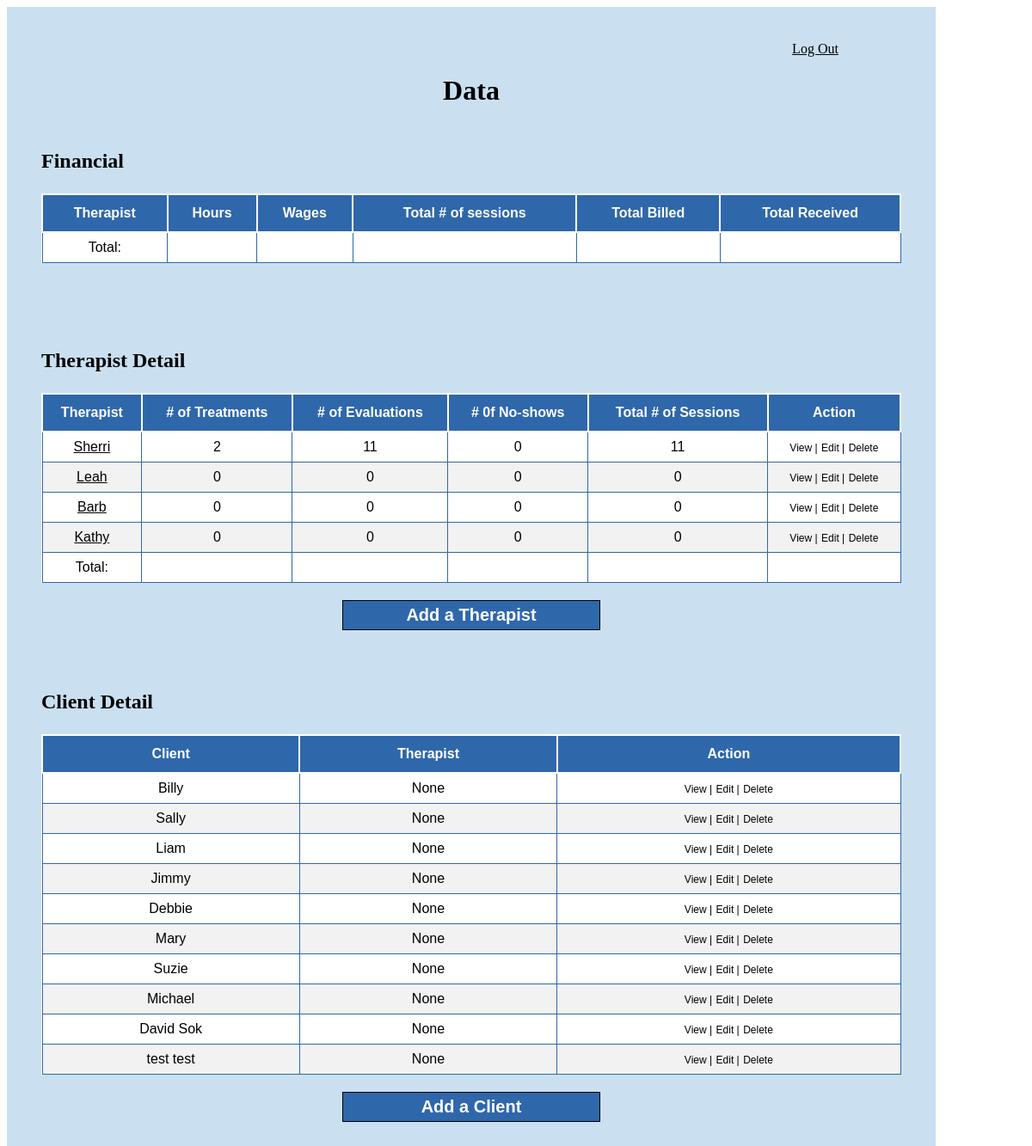
The app's page /main with its own data.
### dataApp/models.py (models this page shows)
class Therapist(models.Model):
    name = models.TextField()
    hours = models.IntegerField()
    wages = models.DecimalField(decimal_places=2, max_digits=8)
    created_at = models.DateTimeField(auto_now_add=True)
    updated_at = models.DateTimeField(auto_now=True)
    objects = TherapistManager()

class Client(models.Model):
    name = models.CharField(max_length=255)
    sessions = models.IntegerField()
    evaluation = models.IntegerField()
    noshow = models.IntegerField()
    therapists = models.ManyToManyField(Therapist, related_name = "clients")
    copay = models.DecimalField(decimal_places=2, max_digits=8)
    insurance_amt = models.DecimalField(decimal_places=2, max_digits=8)
    total_charges = models.DecimalField(decimal_places=2, max_digits=8)
    created_at = models.DateTimeField(auto_now_add=True)
    updated_at = models.DateTimeField(auto_now=True)
    objects = ClientManager()

### dataApp/views.py (the view)
# urls.py: path('main', views.main),
def main(request):
    all_therapists = Therapist.objects.all()
    all_clients = Client.objects.all()
    session_dict = {}
    evaluation_dict = {}
    noshow_dict = {}
    for therapist in all_therapists:
        sum_sessions = therapist.clients.all().aggregate(Sum('sessions'))
        session_dict[therapist.id] = sum_sessions['sessions__sum']
        sum_evaluations = therapist.clients.all().aggregate(Sum('evaluation'))
        evaluation_dict[therapist.id] = sum_evaluations['evaluation__sum']
        sum_noshows = therapist.clients.all().aggregate(Sum('noshow'))
        noshow_dict[therapist.id] = sum_noshows['noshow__sum']
    context ={
        'all_therapists' : Therapist.objects.all(),
        'all_clients': Client.objects.all(),
        'session_dict': session_dict,
        'evaluation_dict': evaluation_dict,
        'noshow_dict': noshow_dict
    }
    return render(request, "main.html", context)

### dataApp/templates/main.html (shortened to what this page needs)
<!DOCTYPE html>
<html lang="en">
<head>
    {% load static %}
    <link rel="stylesheet" href="{% static 'css/style.css' %}">
</head>
<body>
    <div class = wrapper>
            <a href = "/" class = "logout">Log Out</a>
        <h1 class = "center_heading">Data</h1>
        <div>
            <h3 class = "sub_heading">Financial</h3>
            <table id = "money">
                <thead>
                    <tr>
                        <th>Therapist</th>
                        <th>Hours</th>
                        <th>Wages</th>
                        <th>Total # of sessions</th>
                        <th>Total Billed</th>
                        <th>Total Received</th>
                    </tr>
                </thead>
                <tbody>
                    <tr>
                        <td>Total:</td>
                        <td>{{all_therapists.hours.count}}</td>
                        <td>{{all_clients.wages.annotate}}</td>
                        <td>{{all_clients.sessions}}</td>
                        <td>{{all_clients.total_charges.sum}}</td>
                        <td>{{all_clients.copay.sum}}</td>
                    </tr>
                </tbody>
            </table>
        </div>
        <div>
            <h3 class = "sub_heading">Therapist Detail</h3>
            <table id = "appts">
                <thead>
                    <tr>
                        <th>Therapist</th>
                        <th># of Treatments</th>
                        <th># of Evaluations</th>
                        <th># 0f No-shows</th>
                        <th>Total # of Sessions</th>
                        <th>Action</th>
                    </tr>
                </thead>
                <tbody>
                    {% for one_therapist in all_therapists %}
                    <tr>
                        <td>
                            <a href = "/therapists/{{one_therapist.id}}/about"  class="nameLink">
                            {{one_therapist.name}}</a>
                        </td>
                        <td>{{one_therapist.clients.count}}</td>
                        <td>
                            {% for key, value in evaluation_dict.items %}
                                {% if one_therapist.id == key %}
                                    {% if value == None %}
                                        0
                                    {% else %}
                                    {{ value }}
                                    {% endif %}
                                {% endif %}
                            {% endfor %}
                        </td>
                        <td>
                            {% for key, value in noshow_dict.items %}
                                {% if one_therapist.id == key %}
                                    {% if value == None %}
                                        0
                                    {% else %}
                                    {{ value }}
                                    {% endif %}
                                {% endif %}
                            {% endfor %}
                        </td>
                        <td>
                            {% for key, value in session_dict.items %}
                                {% if one_therapist.id == key %}
                                    {% if value == None %}
                                        0
                                    {% else %}
                                    {{ value }}
                                    {% endif %}
                                {% endif %}
                            {% endfor %}
                        </td>
                        <td>
                            <a href = "/therapists/{{one_therapist.id}}/about" class = "alink">View |</a>
                            <a href = "/therapists/{{one_therapist.id}}/edit" class = "alink" class="centerBtn"> Edit   |</a>
                            <a href = "/therapists/{{one_therapist.id}}/delete" class = "alink">Delete  </a>
                        </td>
                    </tr>
                    {% endfor %}
                    <tr>
                        <td>Total:</td>
                        <td></td>
                        <td></td>
                        <td></td>
                        <td></td>
                        <td></td>
                    </tr>
                </tbody>
            </table>
            <a href="/add_therapist"><input type = "submit"  value="Add a Therapist" class = "btn"></a>
        </div>
        <div>
            <h3 class = "sub_heading">Client Detail</h3>
            <table id = "client_list">
                <thead>
                    <tr>
                        <th>Client</th>
                        <th>Therapist</th>
                        <th>Action</th>
                    </tr>
                </thead>
                <tbody>
                    {% for one_client in all_clients.all %}
                    <tr>
                        <td ><a href = "/client/{{one_client.id}}/about" class = "nameLink"></a>{{one_client.name}}</a></td>
                        <td>{{one_client.therapists.name}}</td>
                        <td>
                            <a href = "/client/{{one_client.id}}/about" class = "alink">View  |</a>
                            <a href = "/client/{{one_client.id}}/edit" class = "alink" class = "centerBtn"> Edit  |</a>
                            <a href = "/client/{{one_client.id}}/delete" class = "alink">Delete  </a>
                        </td>
                    {% endfor %}
                    </tr>
                </tbody>
            </table>
            <a href="/add_client"><input type = "submit"  value="Add a Client" class="btn"></a>
        </div>
    </div>
</body>
</html>

### dataApp/static/css/style.css (style rules this page uses)
.wrapper { width: 1000px; min-height: 1000px; background-color: rgb(202 224 241); padding: 40px; text-align: center; }
input { width: 50%; height: 30px; border: 1px black solid; margin: 20px 0; }
#money { font-family: Arial, Helvetica, sans-serif; border-collapse: collapse; width: 100%; margin-bottom: 100px; background-color: white; }
#money td, #money th { border: 1px solid #2f67ab; padding: 8px; }
#money th { padding-top: 12px; padding-bottom: 12px; text-align: left; background-color: #2f67ab; color: white; text-align: center; border: white 2px solid }
#appts { font-family: Arial, Helvetica, sans-serif; border-collapse: collapse; width: 100%; background-color: white; }
#appts td, #appts th { border: 1px solid #2f67ab; padding: 8px; }
#appts tr:nth-child(even) { background-color: #f2f2f2; }
#appts th { padding-top: 12px; padding-bottom: 12px; text-align: left; background-color: #2f67ab; color: white; margin-bottom: 100px; text-align: center; border: white 2px solid }
#client_list { font-family: Arial, Helvetica, sans-serif; border-collapse: collapse; width: 100%; background-color: white; }
#client_list td, #client_list th { border: 1px solid #2f67ab; padding: 8px; }
#client_list tr:nth-child(even) { background-color: #f2f2f2; }
#client_list th { padding-top: 12px; padding-bottom: 12px; text-align: left; background-color: #2f67ab; color: white; text-align: center; border: white 2px solid }
.btn { background-color: #2f67ab; width: 30%; font-weight: bold; text-decoration: uppercase; font-weight: bold; color: white; font-size: 20px; height: 35px; }
.sub_heading { text-align: left; margin-top: 50px; font-size: 24px; }
.logout { margin-left: 80%; color: black; }
.alink { font-size: 12px; color: black; text-decoration: none; }
.nameLink { color: black; }

### records on screen
Therapist: name "Sherri", clients.count "2", evaluation_dict "11", noshow_dict "0", session_dict "11"
Therapist: name "Leah", clients.count "0"
Therapist: name "Barb", clients.count "0"
Therapist: name "Kathy", clients.count "0"
Client: name "Billy", therapists.name "None"
Client: name "Sally", therapists.name "None"
Client: name "Liam", therapists.name "None"
Client: name "Jimmy", therapists.name "None"
Client: name "Debbie", therapists.name "None"
Client: name "Mary", therapists.name "None"
Client: name "Suzie", therapists.name "None"
Client: name "Michael", therapists.name "None"
Client: name "David Sok", therapists.name "None"
Client: name "test test", therapists.name "None"
